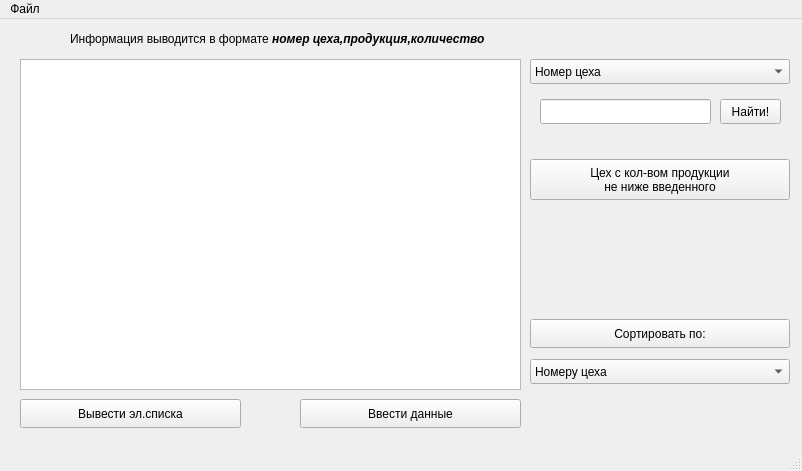
<?xml version="1.0" encoding="UTF-8"?>
<ui version="4.0">
 <class>MainWindow</class>
 <widget class="QMainWindow" name="MainWindow">
  <property name="geometry">
   <rect>
    <x>0</x>
    <y>0</y>
    <width>802</width>
    <height>471</height>
   </rect>
  </property>
  <property name="windowTitle">
   <string>MainWindow</string>
  </property>
  <widget class="QWidget" name="centralwidget">
   <widget class="QListWidget" name="listWidget">
    <property name="geometry">
     <rect>
      <x>20</x>
      <y>40</y>
      <width>501</width>
      <height>331</height>
     </rect>
    </property>
   </widget>
   <widget class="QPushButton" name="pushButton">
    <property name="geometry">
     <rect>
      <x>300</x>
      <y>380</y>
      <width>221</width>
      <height>29</height>
     </rect>
    </property>
    <property name="text">
     <string>Ввести данные</string>
    </property>
   </widget>
   <widget class="QPushButton" name="pushButton_2">
    <property name="geometry">
     <rect>
      <x>20</x>
      <y>380</y>
      <width>221</width>
      <height>29</height>
     </rect>
    </property>
    <property name="text">
     <string>Вывести эл.списка</string>
    </property>
   </widget>
   <widget class="QComboBox" name="comboBox">
    <property name="geometry">
     <rect>
      <x>530</x>
      <y>40</y>
      <width>260</width>
      <height>25</height>
     </rect>
    </property>
    <item>
     <property name="text">
      <string>Номер цеха</string>
     </property>
    </item>
    <item>
     <property name="text">
      <string>Наименовании продукции</string>
     </property>
    </item>
    <item>
     <property name="text">
      <string>Количество</string>
     </property>
    </item>
   </widget>
   <widget class="QPushButton" name="search">
    <property name="geometry">
     <rect>
      <x>720</x>
      <y>80</y>
      <width>61</width>
      <height>25</height>
     </rect>
    </property>
    <property name="text">
     <string>Найти!</string>
    </property>
   </widget>
   <widget class="QLineEdit" name="lineEdit">
    <property name="geometry">
     <rect>
      <x>540</x>
      <y>80</y>
      <width>171</width>
      <height>25</height>
     </rect>
    </property>
    <property name="text">
     <string/>
    </property>
   </widget>
   <widget class="QPushButton" name="pushButton_3">
    <property name="geometry">
     <rect>
      <x>530</x>
      <y>300</y>
      <width>260</width>
      <height>29</height>
     </rect>
    </property>
    <property name="text">
     <string>Сортировать по:</string>
    </property>
   </widget>
   <widget class="QComboBox" name="comboBox_2">
    <property name="geometry">
     <rect>
      <x>530</x>
      <y>340</y>
      <width>260</width>
      <height>25</height>
     </rect>
    </property>
    <item>
     <property name="text">
      <string>Номеру цеха</string>
     </property>
    </item>
    <item>
     <property name="text">
      <string>Наименованию продукции</string>
     </property>
    </item>
    <item>
     <property name="text">
      <string>Количеству</string>
     </property>
    </item>
   </widget>
   <widget class="QPushButton" name="pushButton_4">
    <property name="geometry">
     <rect>
      <x>530</x>
      <y>140</y>
      <width>260</width>
      <height>41</height>
     </rect>
    </property>
    <property name="layoutDirection">
     <enum>Qt::LeftToRight</enum>
    </property>
    <property name="text">
     <string>Цех с кол-вом продукции 
не ниже введенного</string>
    </property>
   </widget>
   <widget class="QLabel" name="label">
    <property name="geometry">
     <rect>
      <x>70</x>
      <y>10</y>
      <width>521</width>
      <height>20</height>
     </rect>
    </property>
    <property name="text">
     <string>Информация выводится в формате &lt;i&gt;&lt;b&gt;номер цеха,продукция,количество&lt;/i&gt;&lt;/b&gt;</string>
    </property>
   </widget>
   <widget class="QLabel" name="label_2">
    <property name="geometry">
     <rect>
      <x>530</x>
      <y>70</y>
      <width>260</width>
      <height>44</height>
     </rect>
    </property>
    <property name="text">
     <string/>
    </property>
   </widget>
   <zorder>label_2</zorder>
   <zorder>listWidget</zorder>
   <zorder>pushButton</zorder>
   <zorder>pushButton_2</zorder>
   <zorder>comboBox</zorder>
   <zorder>search</zorder>
   <zorder>lineEdit</zorder>
   <zorder>pushButton_3</zorder>
   <zorder>comboBox_2</zorder>
   <zorder>pushButton_4</zorder>
   <zorder>label</zorder>
  </widget>
  <widget class="QMenuBar" name="menubar">
   <property name="geometry">
    <rect>
     <x>0</x>
     <y>0</y>
     <width>802</width>
     <height>26</height>
    </rect>
   </property>
   <widget class="QMenu" name="menu">
    <property name="title">
     <string>Файл</string>
    </property>
    <addaction name="action"/>
    <addaction name="action_3"/>
    <addaction name="save"/>
   </widget>
   <addaction name="menu"/>
  </widget>
  <widget class="QStatusBar" name="statusbar"/>
  <action name="action">
   <property name="icon">
    <iconset resource="resources.qrc">
     <normaloff>:/rec/Img/png-transparent-folder-open-file-common-toolbar-icon.png</normaloff>:/rec/Img/png-transparent-folder-open-file-common-toolbar-icon.png</iconset>
   </property>
   <property name="text">
    <string>Открыть файл</string>
   </property>
   <property name="shortcut">
    <string>Ctrl+O</string>
   </property>
  </action>
  <action name="save">
   <property name="icon">
    <iconset resource="resources.qrc">
     <normaloff>:/rec/Img/png-clipart-computer-icons-floppy-disk-symbol-icon-user-interface-blue-angle.png</normaloff>:/rec/Img/png-clipart-computer-icons-floppy-disk-symbol-icon-user-interface-blue-angle.png</iconset>
   </property>
   <property name="text">
    <string>Сохранить как</string>
   </property>
   <property name="shortcut">
    <string>Ctrl+Shift+S</string>
   </property>
  </action>
  <action name="action_3">
   <property name="icon">
    <iconset resource="resources.qrc">
     <normaloff>:/rec/Img/360.png</normaloff>:/rec/Img/360.png</iconset>
   </property>
   <property name="text">
    <string>Сохранить</string>
   </property>
   <property name="shortcut">
    <string>Ctrl+S</string>
   </property>
  </action>
 </widget>
 <resources>
  <include location="resources.qrc"/>
 </resources>
 <connections/>
</ui>
